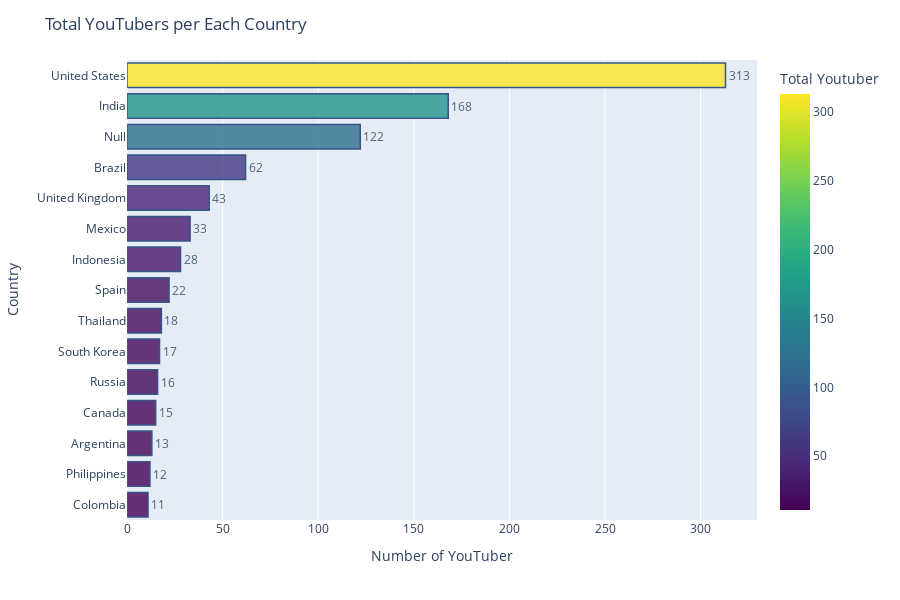

Source (notebook cell):
### Code cell
# membuat data jumlah youtuber untuk tiap country
# Mengelompokkan data berdasarkan country dan menghitung jumlah youtuber
total_youtuber_country = df2.groupby("Country")["Youtuber"].count().reset_index()
# Mengubah nama kolom
total_youtuber_country.columns = ["Country", "Total Youtuber"]
# Mengurutkan dataframe berdasarkan Total Youtuber dari yang terbanyak ke yang paling sedikit secara langsung
total_youtuber_country.sort_values("Total Youtuber", ascending=False, inplace=True)

top_youtuber_country = total_youtuber_country.nlargest(15,'Total Youtuber')

# Menambahkan parameter category_orders untuk menentukan urutan kategori di sumbu x
fig4 = px.bar(top_youtuber_country, x = "Total Youtuber", y = "Country",
            orientation = 'h', text = "Total Youtuber", color = "Total Youtuber",
            color_continuous_scale = "Viridis", category_orders={"Country": top_youtuber_country["Country"].tolist()})

fig4.update_traces(marker_line_color = 'rgb(8,48,107)', marker_line_width = 1.5,
                    opacity = 0.8, textposition='outside')

fig4.update_layout(title_text = 'Total YouTubers per Each Country',
                    xaxis_title = 'Number of YouTuber',
                    yaxis_title = 'Country',
                    height = 600)

fig4.show()

### Figure 1 — Plotly figure (JSON) as saved in the notebook; plotly's stock layout.template omitted (floating-point values rounded to 4 significant figures)
{"data": [{"alignmentgroup": "True", "hovertemplate": "Total Youtuber=%{marker.color}<br>Country=%{y}<extra></extra>", "legendgroup": "", "marker": {"color": [313, 168, 122, 62, 43, 33, 28, 22, 18, 17, 16, 15, 13, 12, 11], "coloraxis": "coloraxis", "line": {"color": "rgb(8,48,107)", "width": 1.5}, "pattern": {"shape": ""}}, "name": "", "offsetgroup": "", "opacity": 0.8, "orientation": "h", "showlegend": false, "text": [313, 168, 122, 62, 43, 33, 28, 22, 18, 17, 16, 15, 13, 12, 11], "textposition": "outside", "type": "bar", "x": [313, 168, 122, 62, 43, 33, 28, 22, 18, 17, 16, 15, 13, 12, 11], "xaxis": "x", "y": ["United States", "India", "Null", "Brazil", "United Kingdom", "Mexico", "Indonesia", "Spain", "Thailand", "South Korea", "Russia", "Canada", "Argentina", "Philippines", "Colombia"], "yaxis": "y"}], "layout": {"barmode": "relative", "coloraxis": {"colorbar": {"title": {"text": "Total Youtuber"}}, "colorscale": [[0, "#440154"], [0.1111, "#482878"], [0.2222, "#3e4989"], [0.3333, "#31688e"], [0.4444, "#26828e"], [0.5556, "#1f9e89"], [0.6667, "#35b779"], [0.7778, "#6ece58"], [0.8889, "#b5de2b"], [1, "#fde725"]]}, "height": 600, "legend": {"tracegroupgap": 0}, "margin": {"t": 60}, "title": {"text": "Total YouTubers per Each Country"}, "xaxis": {"anchor": "y", "domain": [0, 1], "title": {"text": "Number of YouTuber"}}, "yaxis": {"anchor": "x", "categoryarray": ["Colombia", "Philippines", "Argentina", "Canada", "Russia", "South Korea", "Thailand", "Spain", "Indonesia", "Mexico", "United Kingdom", "Brazil", "Null", "India", "United States"], "categoryorder": "array", "domain": [0, 1], "title": {"text": "Country"}}}}
